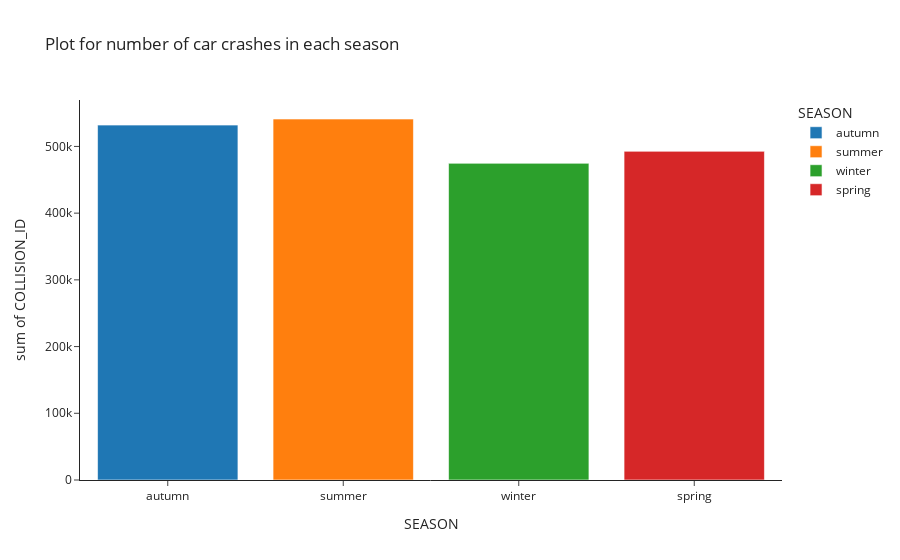
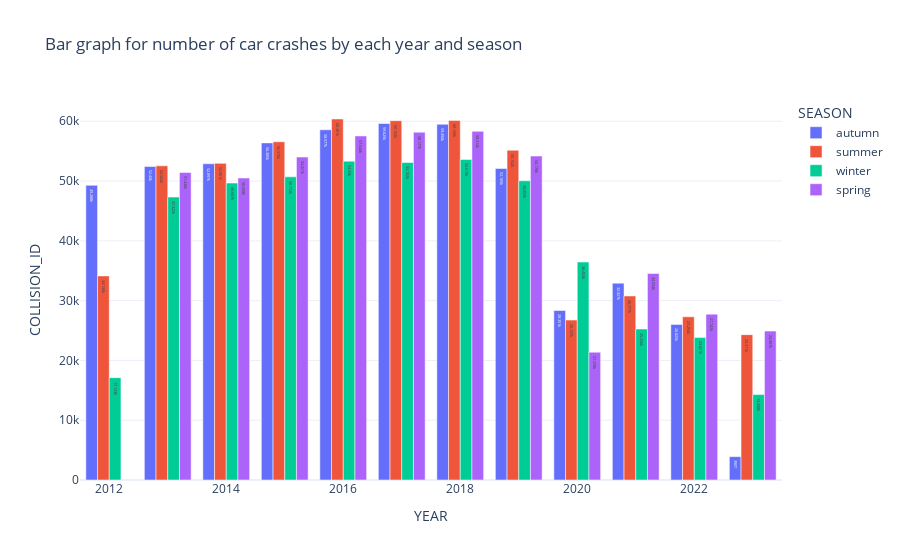

Write notebook code for charts like these, in order.
### Code cell
# Checking on other factors like seasonality impact on car crashes
# Adding the relevant season information for each month
seasons = {1: 'winter', 2: 'winter', 3: 'spring', 4: 'spring', 5: 'spring', 6: 'summer',
           7: 'summer', 8: 'summer', 9: 'autumn', 10: 'autumn', 11: 'autumn', 12: 'winter'}
MC_df['SEASON'] = MC_df['MONTH'].map(seasons)

# Grouping by each year and seasons
MC_df_season = MC_df.groupby(['YEAR', 'SEASON']).COLLISION_ID.count().reset_index()

# Plotting number of car crashes every season
MC_plot3 = px.histogram(MC_df_season, x='SEASON', y='COLLISION_ID', color='SEASON',
             title='Plot for number of car crashes in each season', template='simple_white', width=900)
MC_plot3.show()

# Plotting number of car crashes by each year and season
MC_plot4 = px.bar(MC_df_season, x='YEAR', y='COLLISION_ID', text_auto=True, color='SEASON', barmode='group',
             title='Bar graph for number of car crashes by each year and season', template='plotly_white', width=900)
MC_plot4.show()

### Figure 1 — Plotly figure (JSON) as saved in the notebook; plotly's stock layout.template omitted (floating-point values rounded to 4 significant figures)
{"data": [{"alignmentgroup": "True", "bingroup": "x", "histfunc": "sum", "hovertemplate": "SEASON=%{x}<br>sum of COLLISION_ID=%{y}<extra></extra>", "legendgroup": "autumn", "marker": {"color": "#1F77B4", "pattern": {"shape": ""}}, "name": "autumn", "offsetgroup": "autumn", "orientation": "v", "showlegend": true, "type": "histogram", "x": ["autumn", "autumn", "autumn", "autumn", "autumn", "autumn", "autumn", "autumn", "autumn", "autumn", "autumn", "autumn"], "xaxis": "x", "y": [49288, 52440, 52897, 56385, 58577, 59625, 59494, 52105, 28351, 32927, 26025, 3907], "yaxis": "y"}, {"alignmentgroup": "True", "bingroup": "x", "histfunc": "sum", "hovertemplate": "SEASON=%{x}<br>sum of COLLISION_ID=%{y}<extra></extra>", "legendgroup": "summer", "marker": {"color": "#FF7F0E", "pattern": {"shape": ""}}, "name": "summer", "offsetgroup": "summer", "orientation": "v", "showlegend": true, "type": "histogram", "x": ["summer", "summer", "summer", "summer", "summer", "summer", "summer", "summer", "summer", "summer", "summer", "summer"], "xaxis": "x", "y": [34134, 52542, 52961, 56575, 60381, 60103, 60145, 55152, 26747, 30777, 27294, 24311], "yaxis": "y"}, {"alignmentgroup": "True", "bingroup": "x", "histfunc": "sum", "hovertemplate": "SEASON=%{x}<br>sum of COLLISION_ID=%{y}<extra></extra>", "legendgroup": "winter", "marker": {"color": "#2CA02C", "pattern": {"shape": ""}}, "name": "winter", "offsetgroup": "winter", "orientation": "v", "showlegend": true, "type": "histogram", "x": ["winter", "winter", "winter", "winter", "winter", "winter", "winter", "winter", "winter", "winter", "winter", "winter"], "xaxis": "x", "y": [17123, 47322, 49667, 50713, 53330, 53102, 53613, 50053, 36453, 25256, 23827, 14288], "yaxis": "y"}, {"alignmentgroup": "True", "bingroup": "x", "histfunc": "sum", "hovertemplate": "SEASON=%{x}<br>sum of COLLISION_ID=%{y}<extra></extra>", "legendgroup": "spring", "marker": {"color": "#D62728", "pattern": {"shape": ""}}, "name": "spring", "offsetgroup": "spring", "orientation": "v", "showlegend": true, "type": "histogram", "x": ["spring", "spring", "spring", "spring", "spring", "spring", "spring", "spring", "spring", "spring", "spring"], "xaxis": "x", "y": [51436, 50508, 54021, 57544, 58177, 58312, 54178, 21378, 34554, 27742, 24907], "yaxis": "y"}], "layout": {"barmode": "relative", "legend": {"title": {"text": "SEASON"}, "tracegroupgap": 0}, "title": {"text": "Plot for number of car crashes in each season"}, "width": 900, "xaxis": {"anchor": "y", "categoryarray": ["autumn", "summer", "winter", "spring"], "categoryorder": "array", "domain": [0, 1], "title": {"text": "SEASON"}}, "yaxis": {"anchor": "x", "domain": [0, 1], "title": {"text": "sum of COLLISION_ID"}}}}

### Figure 2 — Plotly figure (JSON) as saved in the notebook; plotly's stock layout.template omitted (floating-point values rounded to 4 significant figures)
{"data": [{"alignmentgroup": "True", "hovertemplate": "SEASON=autumn<br>YEAR=%{x}<br>COLLISION_ID=%{y}<extra></extra>", "legendgroup": "autumn", "marker": {"color": "#636efa", "pattern": {"shape": ""}}, "name": "autumn", "offsetgroup": "autumn", "orientation": "v", "showlegend": true, "textposition": "auto", "texttemplate": "%{y}", "type": "bar", "x": [2012, 2013, 2014, 2015, 2016, 2017, 2018, 2019, 2020, 2021, 2022, 2023], "xaxis": "x", "y": [49288, 52440, 52897, 56385, 58577, 59625, 59494, 52105, 28351, 32927, 26025, 3907], "yaxis": "y"}, {"alignmentgroup": "True", "hovertemplate": "SEASON=summer<br>YEAR=%{x}<br>COLLISION_ID=%{y}<extra></extra>", "legendgroup": "summer", "marker": {"color": "#EF553B", "pattern": {"shape": ""}}, "name": "summer", "offsetgroup": "summer", "orientation": "v", "showlegend": true, "textposition": "auto", "texttemplate": "%{y}", "type": "bar", "x": [2012, 2013, 2014, 2015, 2016, 2017, 2018, 2019, 2020, 2021, 2022, 2023], "xaxis": "x", "y": [34134, 52542, 52961, 56575, 60381, 60103, 60145, 55152, 26747, 30777, 27294, 24311], "yaxis": "y"}, {"alignmentgroup": "True", "hovertemplate": "SEASON=winter<br>YEAR=%{x}<br>COLLISION_ID=%{y}<extra></extra>", "legendgroup": "winter", "marker": {"color": "#00cc96", "pattern": {"shape": ""}}, "name": "winter", "offsetgroup": "winter", "orientation": "v", "showlegend": true, "textposition": "auto", "texttemplate": "%{y}", "type": "bar", "x": [2012, 2013, 2014, 2015, 2016, 2017, 2018, 2019, 2020, 2021, 2022, 2023], "xaxis": "x", "y": [17123, 47322, 49667, 50713, 53330, 53102, 53613, 50053, 36453, 25256, 23827, 14288], "yaxis": "y"}, {"alignmentgroup": "True", "hovertemplate": "SEASON=spring<br>YEAR=%{x}<br>COLLISION_ID=%{y}<extra></extra>", "legendgroup": "spring", "marker": {"color": "#ab63fa", "pattern": {"shape": ""}}, "name": "spring", "offsetgroup": "spring", "orientation": "v", "showlegend": true, "textposition": "auto", "texttemplate": "%{y}", "type": "bar", "x": [2013, 2014, 2015, 2016, 2017, 2018, 2019, 2020, 2021, 2022, 2023], "xaxis": "x", "y": [51436, 50508, 54021, 57544, 58177, 58312, 54178, 21378, 34554, 27742, 24907], "yaxis": "y"}], "layout": {"barmode": "group", "legend": {"title": {"text": "SEASON"}, "tracegroupgap": 0}, "title": {"text": "Bar graph for number of car crashes by each year and season"}, "width": 900, "xaxis": {"anchor": "y", "domain": [0, 1], "title": {"text": "YEAR"}}, "yaxis": {"anchor": "x", "domain": [0, 1], "title": {"text": "COLLISION_ID"}}}}
